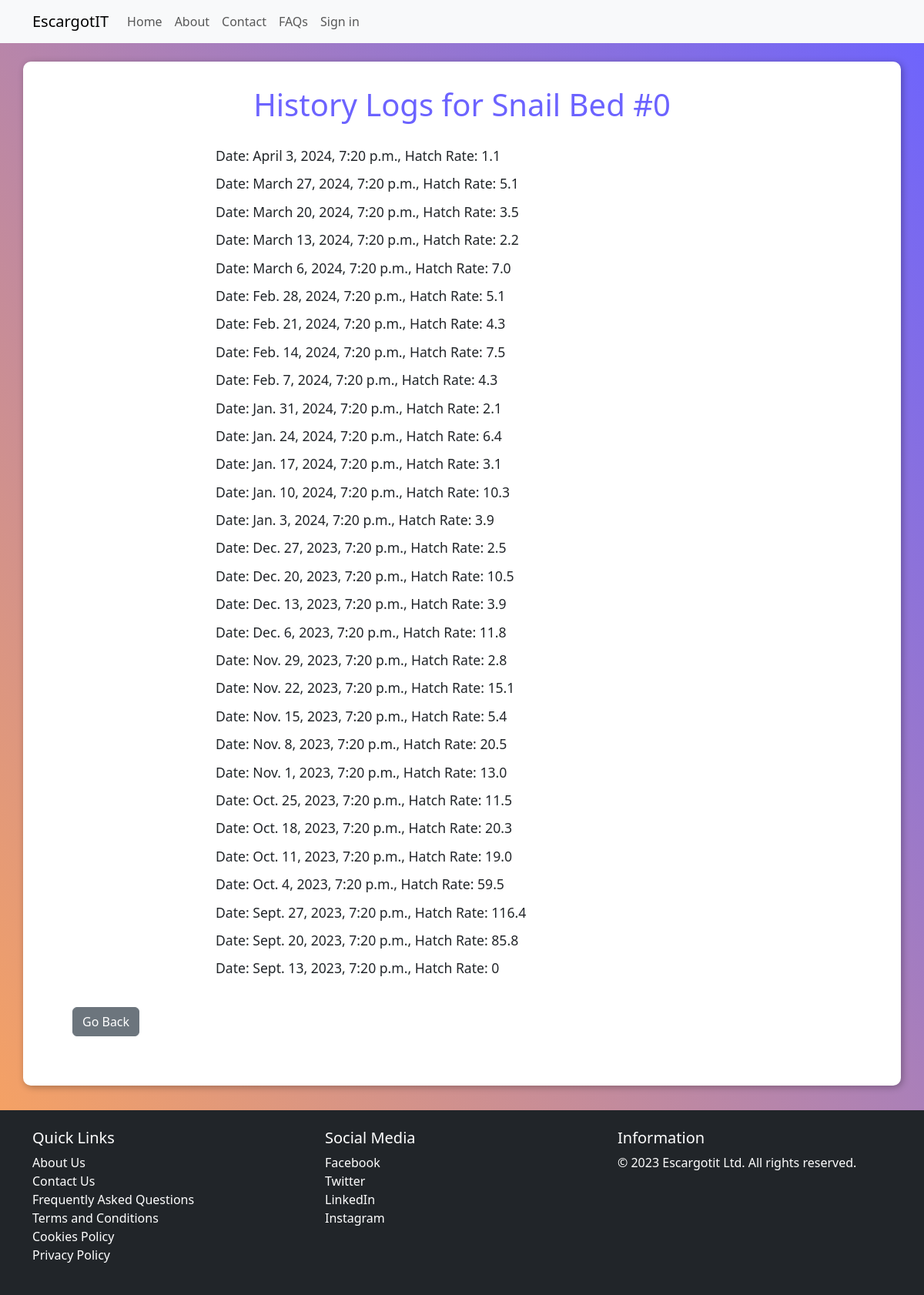
Page /view_hatch_rate_history/355/ on the committed database.
### core/models.py (models this page shows, shortened)
class SnailBed(models.Model):
    bed_name = models.CharField(max_length=100, unique=False, null=True, blank=True)
    user = models.ForeignKey(AdminUser, on_delete=models.CASCADE, null=True, blank=True, db_constraint=False)
    employee = models.ForeignKey(EmployeeUser, on_delete=models.SET_NULL, null=True, blank=True, db_constraint=False)
    snail_amount = models.IntegerField(null=True, blank=True)
    hatch_rate = models.ForeignKey('SnailHatchRate', on_delete=models.SET_NULL, null=True, blank=True)
    mortality_rate = models.ForeignKey('SnailMortalityRate', on_delete=models.SET_NULL, null=True, blank=True)
    maturity_rate = models.ForeignKey('TimeTakenToMature', on_delete=models.SET_NULL, null=True, blank=True)
    snail_feed = models.ForeignKey('SnailFeed', on_delete=models.SET_NULL, null=True, blank=True)

class SnailHatchRate(models.Model):
    snail_bed = models.ForeignKey(SnailBed, on_delete=models.CASCADE)
    preexisting_snail_amount = models.IntegerField(null=True, blank=True, default=0)
    newly_hatched_snails = models.IntegerField()
    hatch_rate_percentage = models.DecimalField(max_digits=5, decimal_places=2, null=True, blank=True)
    datetime = models.DateTimeField(default=timezone.now)
    @property
    def hatch_rate_percentage(self):
        if self.preexisting_snail_amount > 0:
            return round( (self.newly_hatched_snails / self.preexisting_snail_amount) * 100 , 1)
        else:
            return 0

### core/views.py (the view)
# urls.py: path('view_hatch_rate_history/<int:snail_bed_id>/', views.SnailHatchRateListView.as_view(), name='view_hatch_rate_history'),
class SnailHatchRateListView(ListView):
    model = SnailHatchRate
    template_name = 'history.html'
    context_object_name = 'history_data'
    def get_queryset(self):
        snail_bed = get_object_or_404(SnailBed, id=self.kwargs['snail_bed_id'])
        return SnailHatchRate.objects.filter(snail_bed=snail_bed).order_by('-datetime')
    def get_context_data(self, **kwargs):
        context = super().get_context_data(**kwargs)
        context['snail_bed'] = get_object_or_404(SnailBed, id=self.kwargs['snail_bed_id'])
        return context

### core/templatetags/filters.py (called while the page is built)
@register.filter
def classname(obj):
    return obj.__class__.__name__

### templates/history.html (shortened to what this page needs)
{% extends "base/base.html" %}
{% load filters %}
{% block content %}
<div class="main container mt-4">
    <h1>History Logs for {{ snail_bed.bed_name }}</h1>
    {% if history_data %}
        <ul>
            {% for record in history_data %}
                {% with record|classname as modelclass %}
                    {% if modelclass == "SnailHatchRate" %}
                        <li>Date: {{ record.datetime }},
                            Hatch Rate: {{ record.hatch_rate_percentage }}</li>
                    {% elif modelclass == "SnailMortalityRate" %}
                        <li>Date: {{ record.datetime }},
                            Mortality Rate: {{ record.mortality_rate_percentage }}</li>
                    {% elif modelclass == "SnailFeed" %}
                        <li>Date Feed given: {{ record.consumed_on }},
                            Grams of Feed given: {{ record.grams_feed_given }}</li>
                    {% endif %}
                {% endwith %}
            {% endfor %}
        </ul>
    {% else %}
        <h3> No data available </h3>
    {% endif %}
    <div id="button-container">
        <a class="btn btn-secondary" href="{% url 'dashboard' %}">Go Back</a>
     </div>
</div>
{% endblock %}

### templates/history.html (style rules this page uses)
body { background: linear-gradient(to bottom left, #6c63ff, #ffa659); }
.main.container { background-color: white; box-shadow: 2px 2px 10px rgba(0, 0, 0, 0.3); border-radius: 10px; margin-top: 2rem; margin-bottom: 2rem; padding: 1rem 3rem; }
h1 { color: #6c63ff; padding: 1rem; text-align: center; }
.main ul { padding-left: 0; display: flex; flex-direction: column; align-content: center; align-items: flex-start; justify-content: flex-start; width: 40rem; margin-left: auto; margin-right: auto; }
.main li { list-style-type: none; font-size: 1.1rem; margin-top: 5px; margin-bottom: 5px; }
#button-container { padding: 1rem; margin-bottom: 2rem; }

### rows in the picture
SnailBed: bed_name "Snail Bed #0"
SnailHatchRate: datetime "April 3, 2024, 7:20 p.m.", hatch_rate_percentage "1.1"
SnailHatchRate: datetime "March 27, 2024, 7:20 p.m.", hatch_rate_percentage "5.1"
SnailHatchRate: datetime "March 20, 2024, 7:20 p.m.", hatch_rate_percentage "3.5"
SnailHatchRate: datetime "March 13, 2024, 7:20 p.m.", hatch_rate_percentage "2.2"
SnailHatchRate: datetime "March 6, 2024, 7:20 p.m.", hatch_rate_percentage "7.0"
SnailHatchRate: datetime "Feb. 28, 2024, 7:20 p.m.", hatch_rate_percentage "5.1"
SnailHatchRate: datetime "Feb. 21, 2024, 7:20 p.m.", hatch_rate_percentage "4.3"
SnailHatchRate: datetime "Feb. 14, 2024, 7:20 p.m.", hatch_rate_percentage "7.5"
SnailHatchRate: datetime "Feb. 7, 2024, 7:20 p.m.", hatch_rate_percentage "4.3"
SnailHatchRate: datetime "Jan. 31, 2024, 7:20 p.m.", hatch_rate_percentage "2.1"
SnailHatchRate: datetime "Jan. 24, 2024, 7:20 p.m.", hatch_rate_percentage "6.4"
SnailHatchRate: datetime "Jan. 17, 2024, 7:20 p.m.", hatch_rate_percentage "3.1"
SnailHatchRate: datetime "Jan. 10, 2024, 7:20 p.m.", hatch_rate_percentage "10.3"
SnailHatchRate: datetime "Jan. 3, 2024, 7:20 p.m.", hatch_rate_percentage "3.9"
SnailHatchRate: datetime "Dec. 27, 2023, 7:20 p.m.", hatch_rate_percentage "2.5"
SnailHatchRate: datetime "Dec. 20, 2023, 7:20 p.m.", hatch_rate_percentage "10.5"
SnailHatchRate: datetime "Dec. 13, 2023, 7:20 p.m.", hatch_rate_percentage "3.9"
SnailHatchRate: datetime "Dec. 6, 2023, 7:20 p.m.", hatch_rate_percentage "11.8"
SnailHatchRate: datetime "Nov. 29, 2023, 7:20 p.m.", hatch_rate_percentage "2.8"
SnailHatchRate: datetime "Nov. 22, 2023, 7:20 p.m.", hatch_rate_percentage "15.1"
SnailHatchRate: datetime "Nov. 15, 2023, 7:20 p.m.", hatch_rate_percentage "5.4"
SnailHatchRate: datetime "Nov. 8, 2023, 7:20 p.m.", hatch_rate_percentage "20.5"
SnailHatchRate: datetime "Nov. 1, 2023, 7:20 p.m.", hatch_rate_percentage "13.0"
SnailHatchRate: datetime "Oct. 25, 2023, 7:20 p.m.", hatch_rate_percentage "11.5"
SnailHatchRate: datetime "Oct. 18, 2023, 7:20 p.m.", hatch_rate_percentage "20.3"
SnailHatchRate: datetime "Oct. 11, 2023, 7:20 p.m.", hatch_rate_percentage "19.0"
SnailHatchRate: datetime "Oct. 4, 2023, 7:20 p.m.", hatch_rate_percentage "59.5"
SnailHatchRate: datetime "Sept. 27, 2023, 7:20 p.m.", hatch_rate_percentage "116.4"
SnailHatchRate: datetime "Sept. 20, 2023, 7:20 p.m.", hatch_rate_percentage "85.8"
SnailHatchRate: datetime "Sept. 13, 2023, 7:20 p.m.", hatch_rate_percentage "0"
